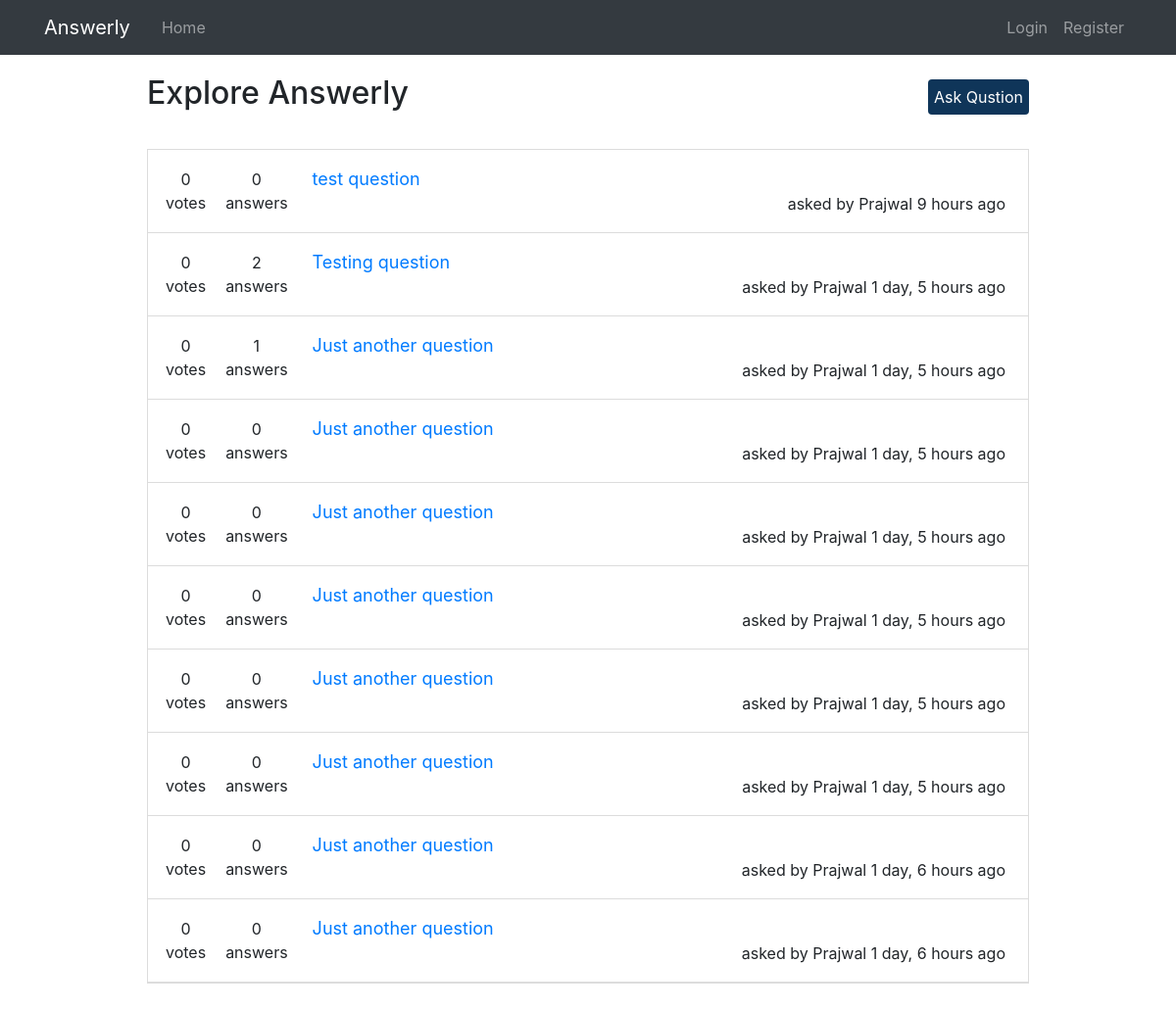
The page / on the database its author committed.
### main/models.py (models this page shows, shortened)
class Question(models.Model):
    title = models.CharField('title for question', max_length=150, blank=False)
    content = models.TextField(
        'more information about question', blank=True, default='')
    asked_by = models.ForeignKey(to=get_user_model(), on_delete=models.CASCADE)
    created_at = models.DateTimeField(default=timezone.now, blank=True)
    votes = models.IntegerField('number of votes cast', default=0)

### users/models.py (models this page shows, shortened)
class User(AbstractUser):
    username = None
    email = models.EmailField('email address', unique=True)
    first_name = models.CharField(max_length=50, blank=False)
    last_name = models.CharField(max_length=50, blank=False)
    PRN = models.CharField('Permanent Registration Number',
                           max_length=10, unique=True, blank=False)
    year = models.IntegerField('year studying ex: 1 - first year',
                               choices=[(1, 1), (2, 2), (3, 3), (4, 4)], blank=False, default=1)
    branch = models.CharField("branch currently studying", max_length=50, blank=False, choices=[
                              ("COMP", "COMP"), ("E&TC", "E&TC"), ("MECH", "MECH")], default="COMP")
    division = models.CharField("division currently studying", max_length=50, blank=False, choices=[
                                ("A", "A"), ("B", "B"), ("SS", "SS")])
    date_joined = models.DateTimeField(
        "date user created account", default=timezone.now)
    USERNAME_FIELD = 'email'
    REQUIRED_FIELDS = ['first_name', 'last_name',
                       'PRN', 'year', 'branch', 'division']
    objects = CustomUserManager()

### main/views.py (the view)
# urls.py: 2. Add a URL to urlpatterns:  path('', views.home, name='home')
def home(request):
    question_list = Question.objects.order_by('-created_at')[:10]
    return render(request, 'main/home.html', {'question_list': question_list})

### main/templates/main/home.html
{% extends 'main/base.html' %}
{% load static %}
{% load humanize %}
{% block stylesheets %}
<link rel="stylesheet" href="{% static 'main/css/home.css' %}">
{% endblock stylesheets %}
{% block content%}
<div class="welcome_header">
  <h2 class="welcome_header__text">Explore Answerly</h2>
  <a class="welcome_header__button" href="{% url 'main:create_question' %}">
    Ask Qustion
  </a>
</div>
<div class="questions_container">
  {% for question in question_list %}
  <div class="question">
    <div class="question__votes_container">
      <div class="question__votes">
        <div class="question__votes--number">{{ question.votes }}</div>
        <div class="question__votes--text">votes</div>
      </div>
      <div class="question__answers">
        <div class="question__answers--number">{{ question.answer_set.all.count }}</div>
        <div class="question__answers--text">answers</div>
      </div>
    </div>
    <div class="question__summary">
      <a class="question__title" href="{% url 'main:question_details' question.id %}">
        {{question.title}}
      </a>
      <div class="question__time_and_author">
        asked by {{ question.asked_by.first_name }} {{ question.created_at | naturaltime }}
      </div>
    </div>
  </div>
  {% endfor %}
</div>
{% endblock content%}

### main/static/main/css/base.css (style rules this page uses)
* { margin: 0; padding: 0; box-sizing: border-box; }

### main/static/main/css/home.css (style rules this page uses)
.welcome_header { margin: 20px auto 10px auto; display: flex; justify-content: space-between; width: 900px; }
.welcome_header__button { align-self: center; display: inline-block; padding: 6px; border-radius: 4px; background-color: #0f3559; color: white; text-decoration: none; }
.questions_container { width: 900px; margin: 30px auto; border: 1px solid gainsboro; }
.question { display: flex; padding: 8px; border-bottom: 1px solid gainsboro; }
.question__votes_container { display: flex; }
.question__votes { display: flex; flex-direction: column; align-items: center; padding: 10px; }
.question__answers { display: flex; flex-direction: column; align-items: center; padding: 10px; }
.question__summary { display: flex; flex-direction: column; padding: 8px 15px; width: 100%; }
.question__title { font-size: 18px; }
.question__time_and_author { align-self: flex-end; }

### rows shown on the page
Question: votes "0", answer_set.all.count "0", title "test question", asked_by.first_name "Prajwal", created_at "9 hours ago"
Question: votes "0", answer_set.all.count "2", title "Testing question", asked_by.first_name "Prajwal", created_at "1 day, 5 hours ago"
Question: votes "0", answer_set.all.count "1", title "Just another question", asked_by.first_name "Prajwal", created_at "1 day, 5 hours ago"
Question: votes "0", answer_set.all.count "0", title "Just another question", asked_by.first_name "Prajwal", created_at "1 day, 5 hours ago"
Question: votes "0", answer_set.all.count "0", title "Just another question", asked_by.first_name "Prajwal", created_at "1 day, 5 hours ago"
Question: votes "0", answer_set.all.count "0", title "Just another question", asked_by.first_name "Prajwal", created_at "1 day, 5 hours ago"
Question: votes "0", answer_set.all.count "0", title "Just another question", asked_by.first_name "Prajwal", created_at "1 day, 5 hours ago"
Question: votes "0", answer_set.all.count "0", title "Just another question", asked_by.first_name "Prajwal", created_at "1 day, 5 hours ago"
Question: votes "0", answer_set.all.count "0", title "Just another question", asked_by.first_name "Prajwal", created_at "1 day, 6 hours ago"
Question: votes "0", answer_set.all.count "0", title "Just another question", asked_by.first_name "Prajwal", created_at "1 day, 6 hours ago"
